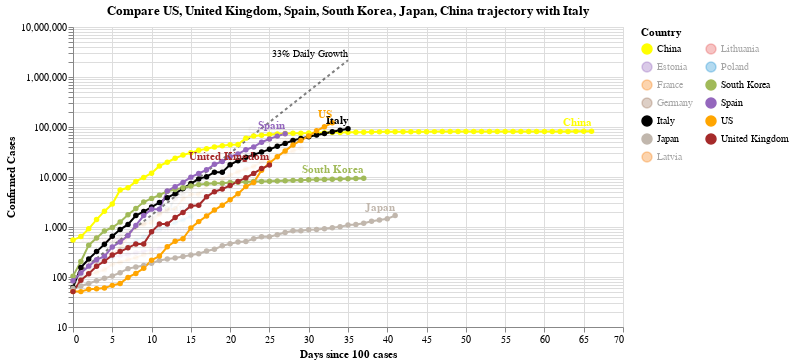

The notebook cell this image was saved under:
### Code cell
#hide_input
chart2 = make_since_chart(['US', 'United Kingdom', 'Spain', 'South Korea', 'Japan', 'China'])
chart2

### Figure 1 — Vega-Lite specification as saved in the notebook (floating-point values rounded to 4 significant figures; data arrays with more than 128 entries replaced by an {"elided": "..."} marker saying what was removed)
{"config": {"view": {"continuousWidth": 400, "continuousHeight": 300}}, "layer": [{"mark": {"type": "line", "color": "black", "opacity": 0.5, "strokeDash": [3, 3]}, "encoding": {"x": {"type": "quantitative", "field": "Days since 100 cases"}, "y": {"type": "quantitative", "field": "Confirmed Cases"}}}, {"mark": {"type": "text", "align": "right", "dy": -6, "fontSize": 10, "text": "33% Daily Growth"}, "encoding": {"x": {"type": "quantitative", "field": "Days since 100 cases"}, "y": {"type": "quantitative", "field": "Confirmed Cases"}}, "transform": [{"filter": "(datum['Days since 100 cases'] >= 35)"}]}, {"data": {"name": "data-19c2eab86de803b1e262ffd5386a1f6d"}, "mark": {"type": "line", "point": true}, "encoding": {"color": {"type": "nominal", "field": "Country", "legend": {"columns": 2}, "scale": {"domain": ["China", "Estonia", "France", "Germany", "Italy", "Japan", "Latvia", "Lithuania", "Poland", "South Korea", "Spain", "US", "United Kingdom"], "range": ["yellow", "#9467bd", "#F58518", "#9D755D", "black", "#C1B7AD", "#F58518", "#E45756", "#2495D3", "#A1BA59", "#9467bd", "orange", "brown"]}}, "opacity": {"condition": {"value": 1, "selection": "selector005"}, "value": 0.05}, "tooltip": [{"type": "nominal", "field": "Country"}, {"type": "temporal", "field": "Date"}, {"type": "quantitative", "field": "Confirmed Cases"}, {"type": "quantitative", "field": "Days since 100 cases"}], "x": {"type": "quantitative", "field": "Days since 100 cases"}, "y": {"type": "quantitative", "field": "Confirmed Cases", "scale": {"type": "log"}}}, "selection": {"selector005": {"type": "multi", "fields": ["Country"], "bind": "legend", "init": [{"Country": "US"}, {"Country": "United Kingdom"}, {"Country": "Spain"}, {"Country": "South Korea"}, {"Country": "Japan"}, {"Country": "China"}, {"Country": "Italy"}]}}, "width": 550}, {"data": {"name": "data-19c2eab86de803b1e262ffd5386a1f6d"}, "mark": {"type": "text", "align": "right", "dy": -8, "fontWeight": "bold"}, "encoding": {"color": {"type": "nominal", "field": "Country", "legend": {"columns": 2}, "scale": {"domain": ["China", "Estonia", "France", "Germany", "Italy", "Japan", "Latvia", "Lithuania", "Poland", "South Korea", "Spain", "US", "United Kingdom"], "range": ["yellow", "#9467bd", "#F58518", "#9D755D", "black", "#C1B7AD", "#F58518", "#E45756", "#2495D3", "#A1BA59", "#9467bd", "orange", "brown"]}}, "opacity": {"condition": {"value": 1, "selection": "selector005"}, "value": 0.05}, "text": {"type": "nominal", "field": "Country"}, "tooltip": [{"type": "nominal", "field": "Country"}, {"type": "temporal", "field": "Date"}, {"type": "quantitative", "field": "Confirmed Cases"}, {"type": "quantitative", "field": "Days since 100 cases"}], "x": {"type": "quantitative", "field": "Days since 100 cases"}, "y": {"type": "quantitative", "field": "Confirmed Cases", "scale": {"type": "log"}}}, "transform": [{"filter": "(datum['Date'] >= 1585353600000)"}], "width": 550}], "data": {"name": "data-c1a3bbf4dd040f2e7e8e7a69520e3c2a"}, "title": "Compare US, United Kingdom, Spain, South Korea, Japan, China trajectory with Italy", "$schema": "https://vega.github.io/schema/vega-lite/v4.0.2.json", "datasets": {"data-c1a3bbf4dd040f2e7e8e7a69520e3c2a": [{"Days since 100 cases": 0, "Confirmed Cases": 100.0}, {"Days since 100 cases": 1, "Confirmed Cases": 133.0}, {"Days since 100 cases": 2, "Confirmed Cases": 176.9}, {"Days since 100 cases": 3, "Confirmed Cases": 235.3}, {"Days since 100 cases": 4, "Confirmed Cases": 312.9}, {"Days since 100 cases": 5, "Confirmed Cases": 416.2}, {"Days since 100 cases": 6, "Confirmed Cases": 553.5}, {"Days since 100 cases": 7, "Confirmed Cases": 736.1}, {"Days since 100 cases": 8, "Confirmed Cases": 979.1}, {"Days since 100 cases": 9, "Confirmed Cases": 1302.0}, {"Days since 100 cases": 10, "Confirmed Cases": 1732.0}, {"Days since 100 cases": 11, "Confirmed Cases": 2303.0}, {"Days since 100 cases": 12, "Confirmed Cases": 3064.0}, {"Days since 100 cases": 13, "Confirmed Cases": 4074.0}, {"Days since 100 cases": 14, "Confirmed Cases": 5419.0}, {"Days since 100 cases": 15, "Confirmed Cases": 7207.0}, {"Days since 100 cases": 16, "Confirmed Cases": 9586.0}, {"Days since 100 cases": 17, "Confirmed Cases": 12750.0}, {"Days since 100 cases": 18, "Confirmed Cases": 16960.0}, {"Days since 100 cases": 19, "Confirmed Cases": 22550.0}, {"Days since 100 cases": 20, "Confirmed Cases": 29990.0}, {"Days since 100 cases": 21, "Confirmed Cases": 39890.0}, {"Days since 100 cases": 22, "Confirmed Cases": 53060.0}, {"Days since 100 cases": 23, "Confirmed Cases": 70560.0}, {"Days since 100 cases": 24, "Confirmed Cases": 93850.0}, {"Days since 100 cases": 25, "Confirmed Cases": 124800.0}, {"Days since 100 cases": 26, "Confirmed Cases": 166000.0}, {"Days since 100 cases": 27, "Confirmed Cases": 220800.0}, {"Days since 100 cases": 28, "Confirmed Cases": 293700.0}, {"Days since 100 cases": 29, "Confirmed Cases": 390600.0}, {"Days since 100 cases": 30, "Confirmed Cases": 519500.0}, {"Days since 100 cases": 31, "Confirmed Cases": 690900.0}, {"Days since 100 cases": 32, "Confirmed Cases": 918900.0}, {"Days since 100 cases": 33, "Confirmed Cases": 1222000.0}, {"Days since 100 cases": 34, "Confirmed Cases": 1625000.0}, {"Days since 100 cases": 35, "Confirmed Cases": 2162000.0}], "data-19c2eab86de803b1e262ffd5386a1f6d": {"elided": "381 records"}}}
